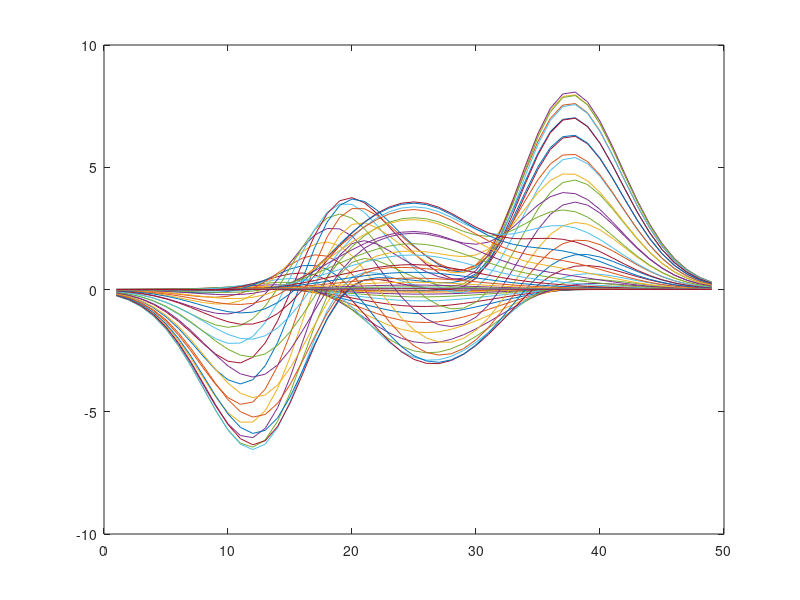
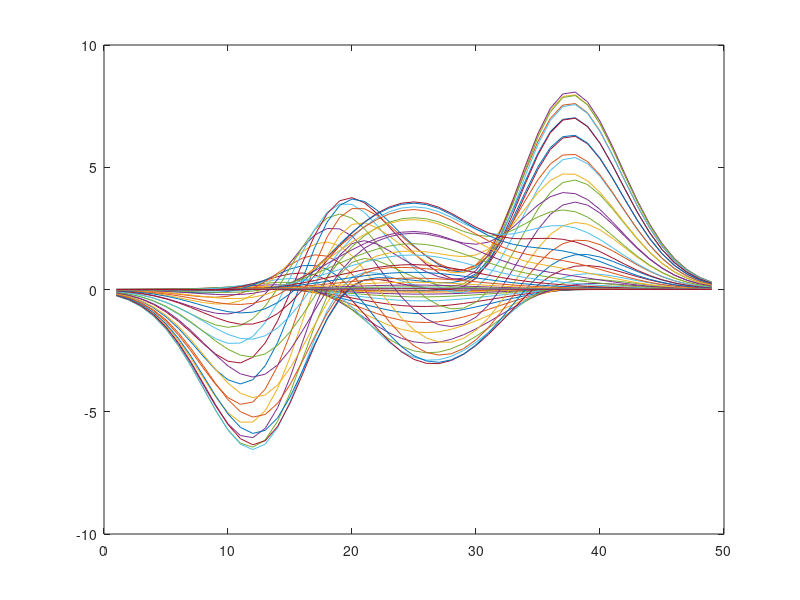

Recreate these plots in MATLAB, in order. (Note: this script raises an error after producing the figures.)
close all; clear; clc;

% 对比测试 getframe 与 saveas 的区别
% saveas 优点:
% - 保存图像简单方便
% saveas 缺点:
% - 但不能设置图像背景颜色
% - 保存图像有较宽的边界
% getframe 优点:
% - 可以设置图像背景颜色
% - 可以设置保存图像的边界宽度
% getframe 缺点:
% - 操作相对复杂
%

% saveas
back_color = [240,240,240]/255;
fig = figure('NumberTitle', 'off', 'Name', '标题', 'color', back_color);
plot(peaks)
set(gca, 'color', back_color);
saveas(fig, 'plot_saveas.jpg'); % 不能设置背景色, 需通过figure指定

% getframe, 整个图片区域=边缘填充区域+坐标轴区域+绘图区域, 等价于 saveas
back_color = [240,240,240]/255;
fig = figure('NumberTitle', 'off', 'Name', '标题', 'color', back_color);
plot(peaks)
set(gca, 'color', back_color);
ax = gca;
ax.Units = 'pixels';
pos = ax.OuterPosition; % 整个figure的坐标位置
rect = [0, 0, pos(3), pos(4)];
fig_rgb = getframe(fig, rect);
fig_rgb = fig_rgb.cdata;
imwrite(fig_rgb, 'plot_getframe_fig.jpg');

% getframe, 坐标轴区域+绘图区域
back_color = [240,240,240]/255;
fig = figure('NumberTitle', 'off', 'Name', '标题', 'color', back_color);
plot(peaks)
set(gca, 'color', back_color);
ax = gca;
ax.Units = 'pixels';
pos = ax.OuterPosition; % 整个axis的坐标位置
ti = ax.TightInset; % axis距离figure边界的距离
rect = [pos(1) + ti(1), pos(2) + ti(2), pos(3) - ti(1) - ti(3), pos(4) - ti(2) - ti(4)];
fig_rgb = getframe(fig, rect);
fig_rgb = fig_rgb.cdata;
imwrite(fig_rgb, 'plot_getframe_axis.jpg');

% getframe, 绘图区域
back_color = [240,240,240]/255;
fig = figure('NumberTitle', 'off', 'Name', '标题', 'color', back_color);
plot(peaks)
axis off
set(gca, 'color', back_color);
ax = gca;
ax.Units = 'pixels';
pos = ax.Position;
rect = [0, 0, pos(3), pos(4)];
fig_rgb = getframe(ax, rect);
fig_rgb = fig_rgb.cdata;
imwrite(fig_rgb, 'plot_getframe_image.jpg');

